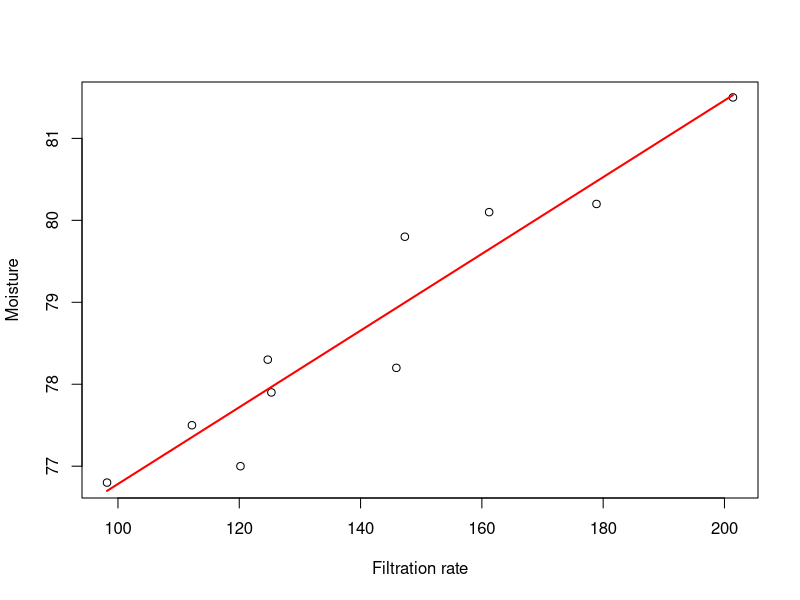

R code for this plot:

## SU06 Chapter1 


# define data
x = c(125.3, 98.2, 201.4, 147.3, 145.9,
      124.7, 112.2, 120.2, 161.2, 178.9)

y = c(77.9, 76.8, 81.5, 79.8, 78.2,
      78.3, 77.5, 77.0, 80.1, 80.2)

# scatter plot 
plot(x,y,xlab="Filtration rate",ylab="Moisture")

# compute SSxx
SSxx = sum((x-mean(x))^2)
SSxx

# compute SSxy
SSxy = sum((x-mean(x))*(y-mean(y)))
SSxy

# compute estimate of the slope (beta)
beta = SSxy/SSxx
round(beta,4)

# compute estimate of the intercept (alpha)
alpha = mean(y)-beta*mean(x)
round(alpha,4)

# plot the straight line 
h = seq(min(x),max(x),by=0.1)
yhat = round(alpha,4)+round(beta,4)*h
lines(h,yhat,col="red",lwd=2)

# Using R function 
lm(y~x)
